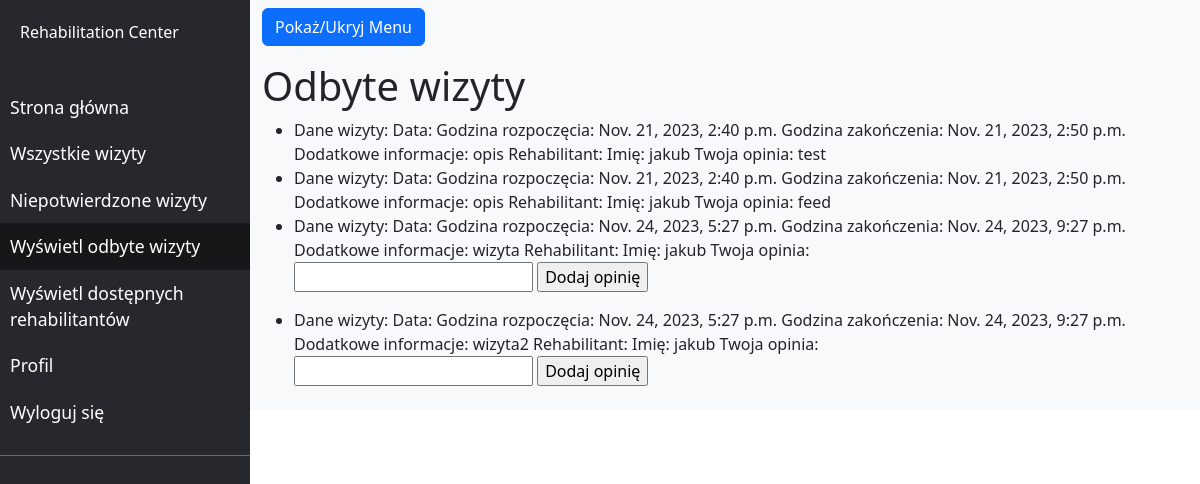
Screenshot of /visit_history/ (signed in) with the database file from the repository.
### base_app/models.py (models this page shows, shortened)
class Visit(models.Model):
    start_date = models.DateTimeField()
    end_date = models.DateTimeField()
    description = models.TextField()
    patient = models.ForeignKey(Patient, on_delete=models.CASCADE, null=True, blank=True)
    accepted = models.BooleanField(default=False)
    rehabilitator = models.ForeignKey(Rehabilitator, on_delete=models.CASCADE)
    patient_feedback = models.TextField(blank=True, default='')

class Rehabilitator(models.Model):
    user = models.OneToOneField(User, on_delete=models.CASCADE)
    description = models.TextField(blank='', default='')

### base_app/views.py (the view)
# urls.py: path('visit_history/', views.show_visits_history, name='visits_history'),
@login_required
def show_visits_history(request):
    current_date = datetime.now().date()
    context = {
        'visits': Visit.objects.filter(start_date__lt=current_date),
        'page': 'show_visits_history'
    }
    return render(request, 'base_app/visits_history.html', context)

### base_app/templates/base_app/visits_history.html (shortened to what this page needs)
{% extends 'base_app/new_base_template.html' %}
{% block content %}
    <h1>Odbyte wizyty</h1>
    <ul>
        {% for visit in visits %}
            <li>
                Dane wizyty:
                Data: {{ visit.date }}
                Godzina rozpoczęcia: {{ visit.start_date }}
                Godzina zakończenia: {{ visit.end_date }}
                Dodatkowe informacje: {{ visit.description }}
                Rehabilitant:
                Imię: {{ visit.rehabilitator.user}}
                Twoja opinia: {{ visit.patient_feedback }}
                {% if not visit.patient_feedback %}
                    <form method="post" action="{% url 'add_feedback' visit.id %}">
                        <input type="text" name="feedback">
                    <input type="submit" value="Dodaj opinię">
                </form>
                {% endif %}
            </li>
        {% endfor %}
    </ul>
{% endblock content %}

### rows the page displays
Visit: start_date "Nov. 21, 2023, 2:40 p.m.", end_date "Nov. 21, 2023, 2:50 p.m.", description "opis", rehabilitator.user "jakub", patient_feedback "test"
Visit: start_date "Nov. 21, 2023, 2:40 p.m.", end_date "Nov. 21, 2023, 2:50 p.m.", description "opis", rehabilitator.user "jakub", patient_feedback "feed"
Visit: start_date "Nov. 24, 2023, 5:27 p.m.", end_date "Nov. 24, 2023, 9:27 p.m.", description "wizyta", rehabilitator.user "jakub"
Visit: start_date "Nov. 24, 2023, 5:27 p.m.", end_date "Nov. 24, 2023, 9:27 p.m.", description "wizyta2", rehabilitator.user "jakub"
